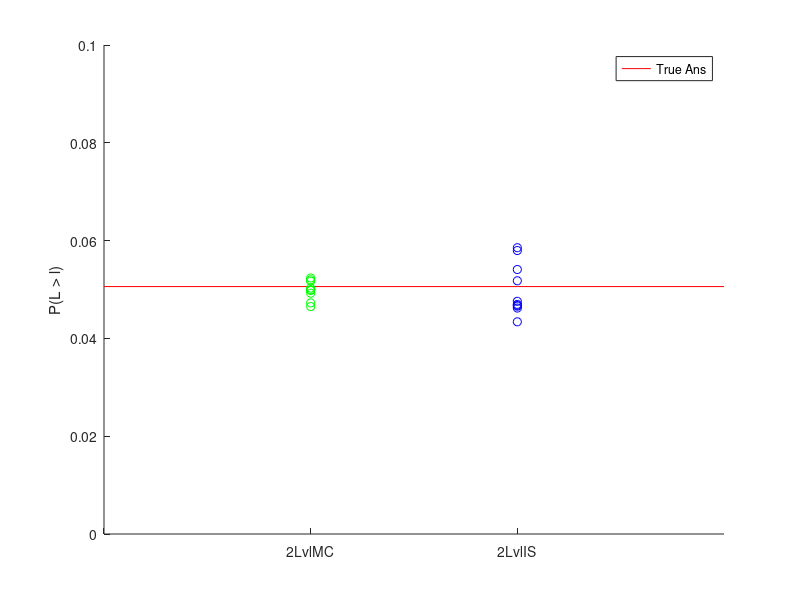

Write MATLAB code to recreate this figure.
hold on

NSim = 10;
xMax = 3;
yMax = 0.10;
trueAns = 0.0506;
X = 1:xMax;

TwoLvlMC = [ 0.052358490566037735849056603773585, 0.051698113207547169811320754716981, 0.051981132075471698113207547169811, 0.046509433962264150943396226415094, 0.049905660377358490566037735849057, 0.047264150943396226415094339622642, 0.05028301886792452830188679245283, 0.049245283018867924528301886792453, 0.049811320754716981132075471698113, 0.049905660377358490566037735849057];

TwoLvlIS = [ 0.043394781799592843651858231623919, 0.054089270260643355914265129058549, 0.046206869406169588654353930223806, 0.058547798366126661828712229862504, 0.04696209933304227451822399075354, 0.057967604146197199144197043096938, 0.046754049469396014027111618815979, 0.046594595060967997079970359664003, 0.05178328254585273099364073345896, 0.047583709002091321982330640594228];

plot([0 X],repmat(trueAns,1,xMax + 1),'r')

scatter(ones(NSim,1),TwoLvlMC,'g')
scatter(2*ones(NSim,1),TwoLvlIS,'b')

legend('True Ans')
%title('S:20, l:0.10, sample num:10600')
xlabel('')
xticks([0 1 2])
xticklabels({'','2LvlMC','2LvlIS'})
ylabel('P(L > l)')
axis([0,xMax,0 yMax])

hold off
